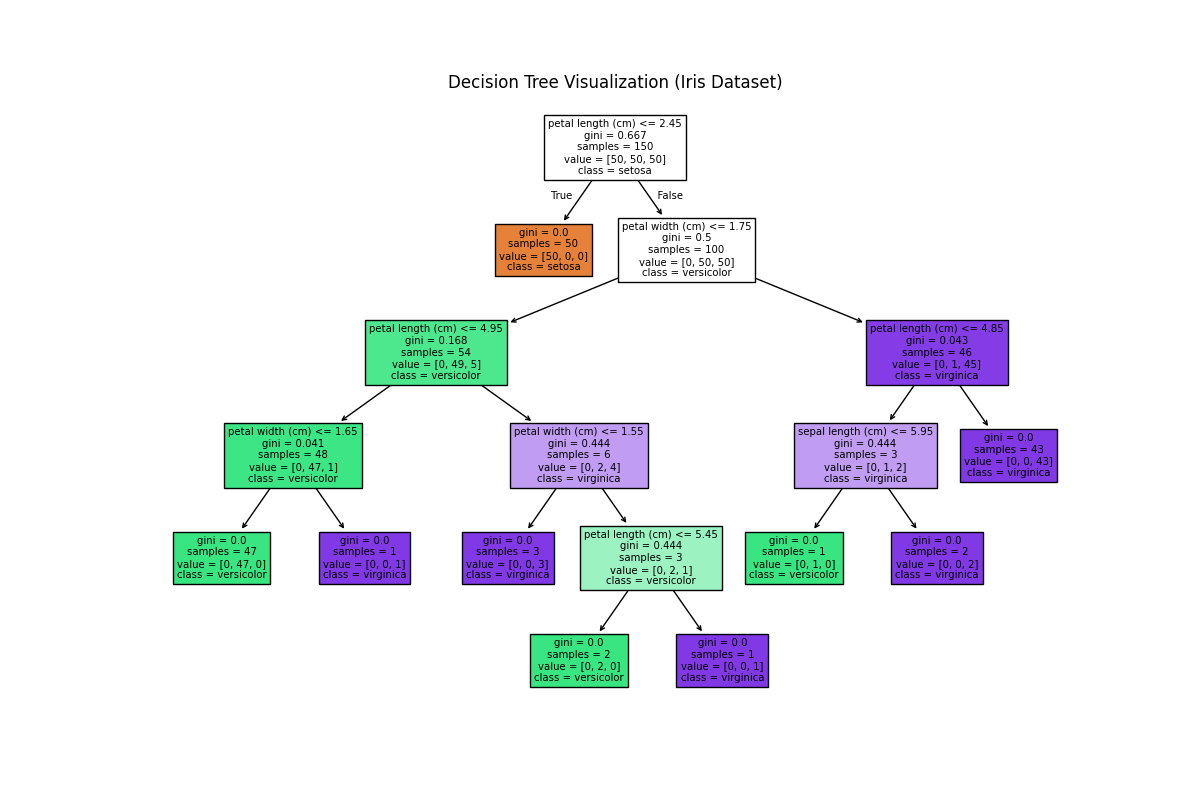

Generate this figure with Python:
import matplotlib
matplotlib.use('TkAgg')
import pandas as pd
from sklearn.datasets import load_iris
from sklearn.tree import DecisionTreeClassifier, plot_tree
from sklearn.metrics import accuracy_score
import matplotlib.pyplot as plt
import joblib

print("--- DECISION TREE SCRIPT STARTED ---")

# 1. Load Iris dataset
iris = load_iris()
X = iris.data
y = iris.target
data = pd.DataFrame(X, columns=iris.feature_names)
data['label'] = y

# 2. Train Decision Tree
model = DecisionTreeClassifier(max_depth=5, random_state=42)
model.fit(X, y)

# 3. Predictions
y_pred = model.predict(X)
print(f"Decision Tree Accuracy: {accuracy_score(y, y_pred) * 100:.2f}%")

# 4. Save model
joblib.dump(model, "my_decision_tree.pkl")
print("Model saved!")

# 5. Visualization
plt.figure(figsize=(12,8))
plot_tree(model, filled=True, feature_names=iris.feature_names, class_names=iris.target_names)
plt.title("Decision Tree Visualization (Iris Dataset)")
plt.savefig("decision_tree.png")   # saves the graph as PNG
plt.show()
